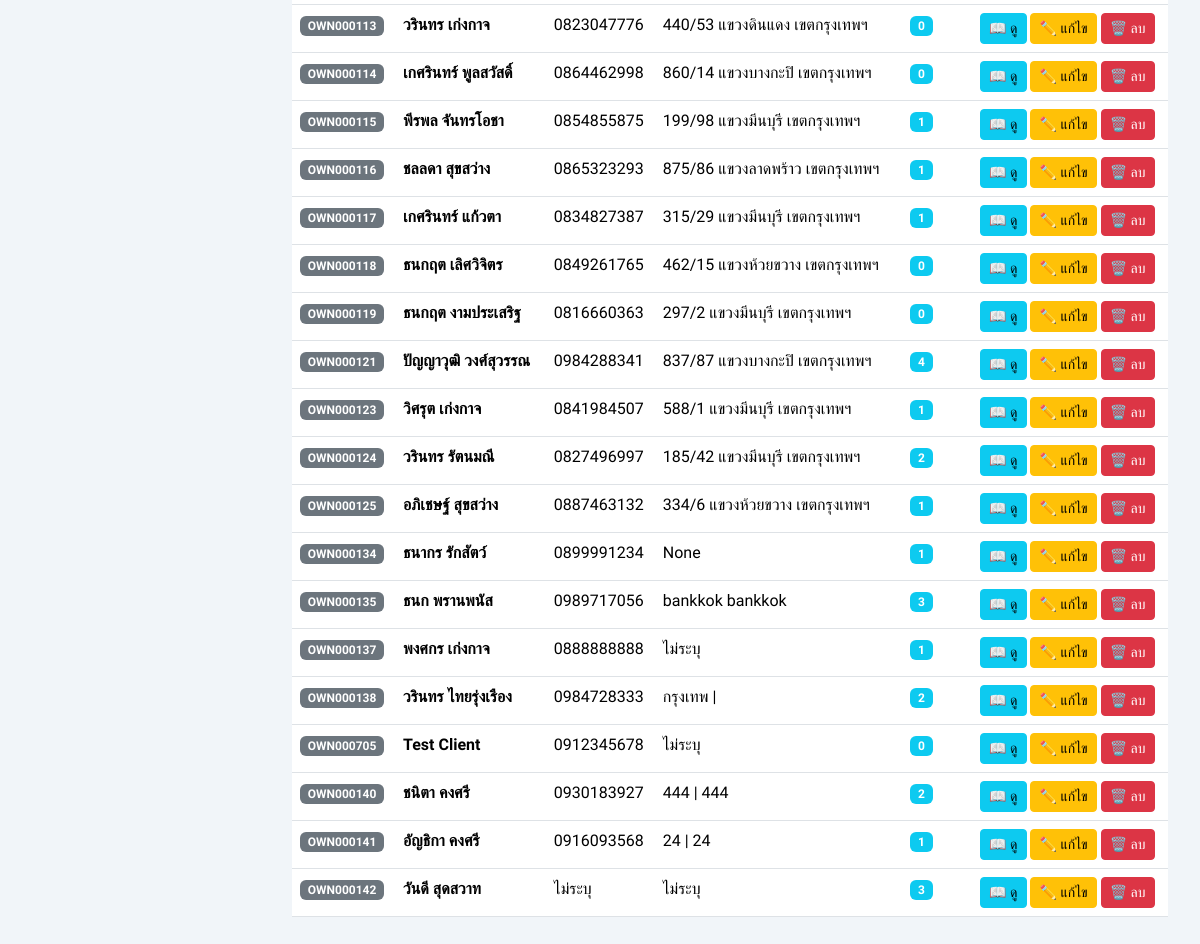
Page /admin-backend/owners/ (signed in, lower part) on the earlier database version.
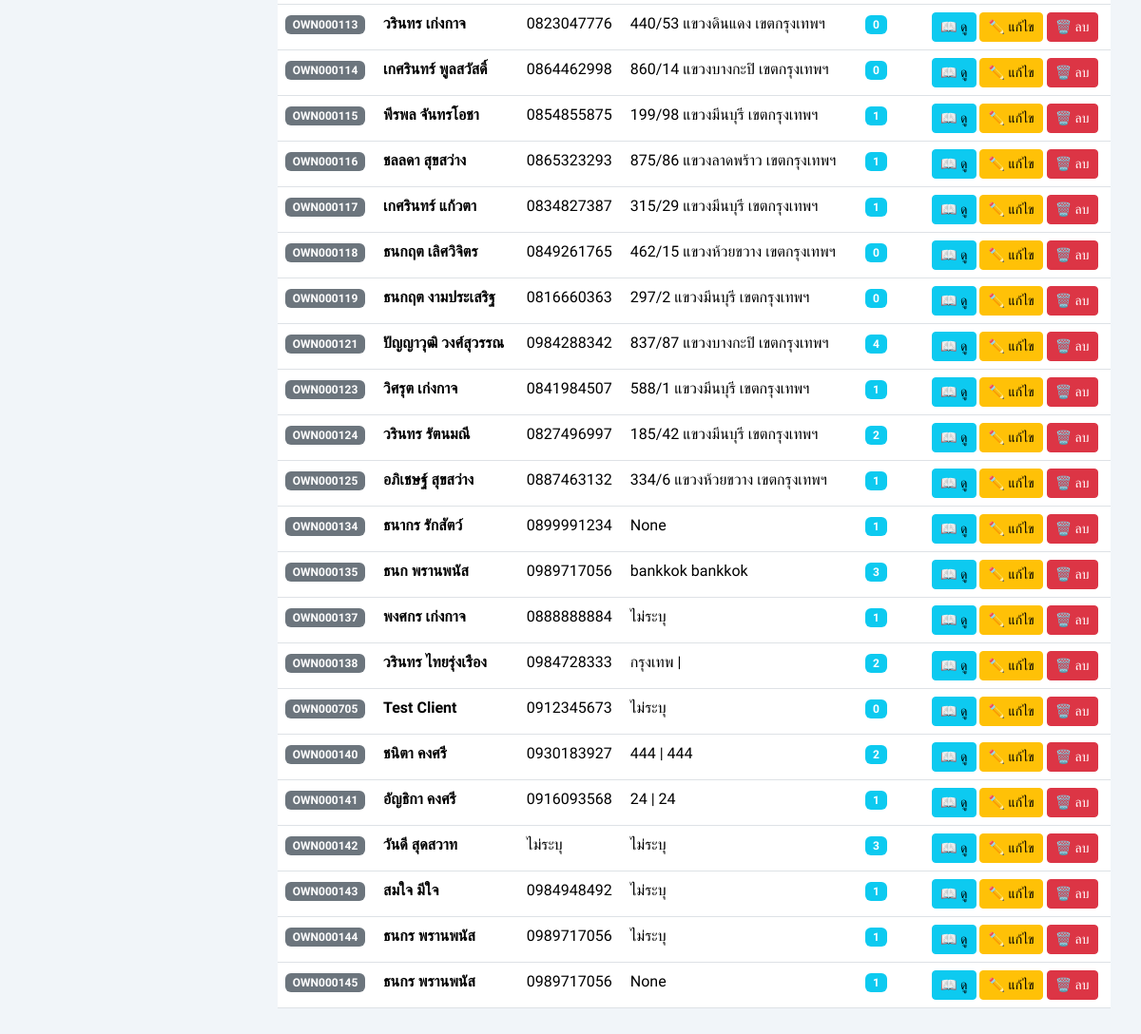
Same page on the later database version.
### myapp/models.py (models this page shows, shortened)
class Owner(models.Model):
    from django.conf import settings
    user = models.OneToOneField(settings.AUTH_USER_MODEL, on_delete=models.SET_NULL, null=True, blank=True, related_name='owner_profile', verbose_name='บัญชีผู้ใช้')
    first_name = models.CharField(max_length=100)
    last_name = models.CharField(max_length=100)
    customer_id = models.CharField(max_length=50, blank=True, null=True, verbose_name='รหัสลูกค้า')
    phone = models.CharField(max_length=15, blank=True, null=True)
    address = models.TextField(blank=True, null=True)

### myapp/views.py (the view, shortened to what this page needs)
# urls.py: path('admin-backend/owners/', views.admin_owners, name='admin_owners'),
def admin_owners(request):
    q = request.GET.get('q', '')
    owners = Owner.objects.all().annotate(
        full_name=Concat('first_name', Value(' '), 'last_name')
    )
    return render(request, 'myapp/admin/admin_owners.html', {'owners': owners, 'q': q})

### myapp/templates/myapp/admin/admin_owners.html (shortened to what this page needs)
{% extends 'myapp/core/base.html' %}
{% block content %}
{% if owners %}
    <div class="table-responsive">
        <table class="table table-hover">
            <tbody>
                {% for owner in owners %}
                <tr>
                    <td><span class="badge bg-secondary">{{ owner.customer_id|default:"-" }}</span></td>
                    <td><strong>{{ owner.first_name }} {{ owner.last_name }}</strong></td>
                    <td>{{ owner.phone|default:"ไม่ระบุ" }}</td>
                    <td>{{ owner.address|truncatewords:10|default:"ไม่ระบุ" }}</td>
                    <td><span class="badge bg-info">{{ owner.pets.count }}</span></td>
                    <td>
                        <a href="{% url 'owner_detail' owner.pk %}" class="btn btn-sm btn-info">📖 ดู</a>
                        <a href="{% url 'owner_update' owner.pk %}" class="btn btn-sm btn-warning">✏️ แก้ไข</a>
                        <a href="{% url 'admin_owner_delete' owner.pk %}" class="btn btn-sm btn-danger">🗑️ ลบ</a>
                    </td>
                </tr>
                {% endfor %}
            </tbody>
        </table>
    </div>
{% else %}
    {% include 'myapp/includes/empty_state.html' with title='ไม่มีข้อมูล' message='ไม่มีข้อมูลเจ้าของสัตว์' %}
{% endif %}
{% endblock %}

Differences in the rows shown:
changed Owner "ปัญญาวุฒิ": phone "0984288341" → "0984288342"
changed Owner "พงศกร": phone "0888888888" → "0888888884"
changed Owner "Test": phone "0912345678" → "0912345673"
added Owner: customer_id "OWN000143", first_name "สมใจ", last_name "มีใจ", phone "0984948492", address "ไม่ระบุ", pets.count "1"
added Owner: customer_id "OWN000144", first_name "ธนกร", last_name "พรานพนัส", phone "0989717056", address "ไม่ระบุ", pets.count "1"
added Owner: customer_id "OWN000145", first_name "ธนกร", last_name "พรานพนัส", phone "0989717056", address "None", pets.count "1"
